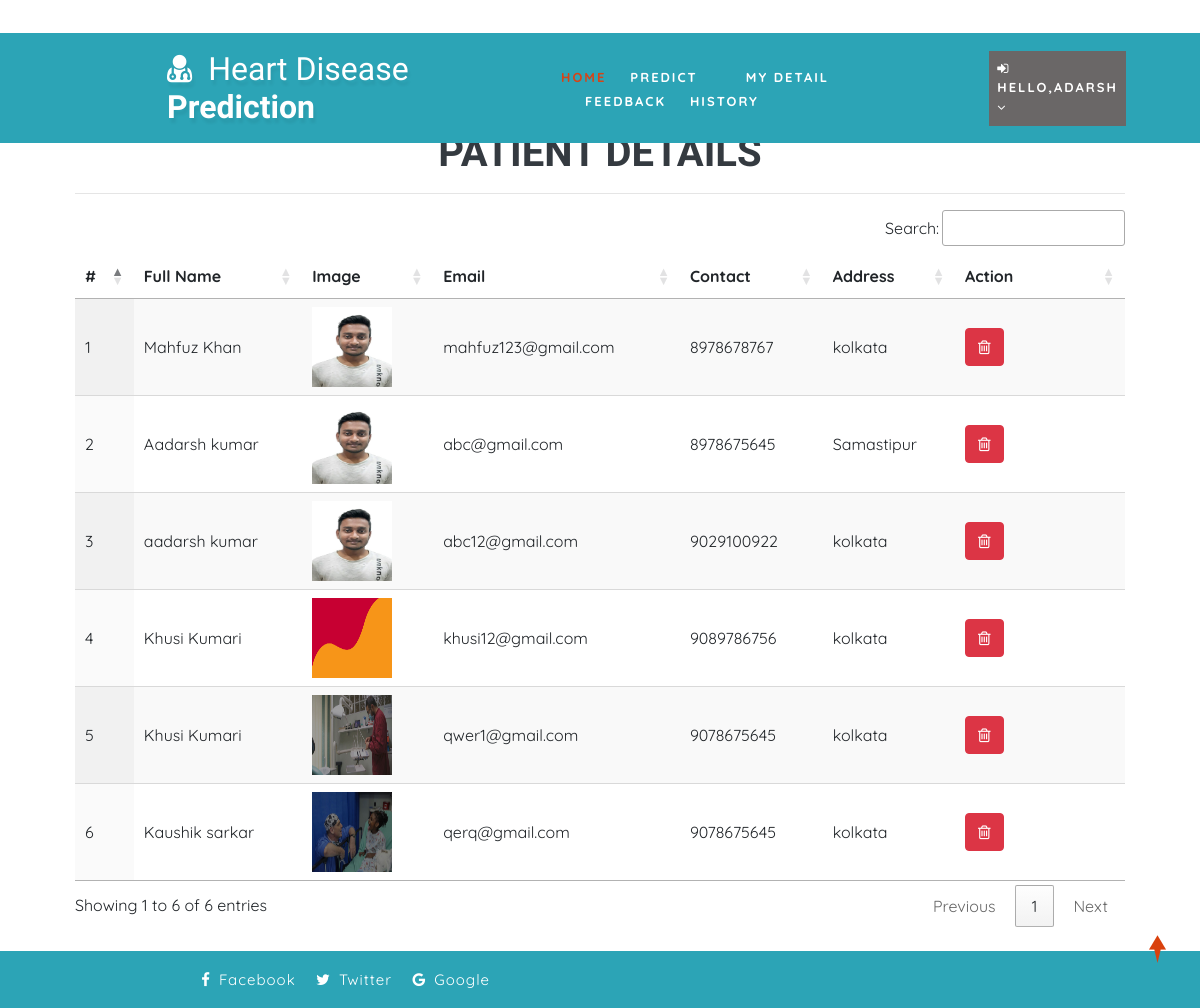
Screenshot of /view_patient (signed in) with the database file from the repository.
### health/models.py (models this page shows, shortened)
class Patient(models.Model):
    user = models.ForeignKey(User, on_delete=models.CASCADE, null=True)
    contact = models.CharField(max_length=100, null=True)
    address = models.CharField(max_length=100, null=True)
    dob = models.DateField(null=True)
    image = models.FileField(null=True)

### health/views.py (the view)
# urls.py: path('view_patient', View_Patient,name="view_patient"),
@login_required(login_url="login")
def View_Patient(request):
    patient = Patient.objects.all()
    d = {'patient':patient}
    return render(request,'view_patient.html',d)

### health/templates/view_patient.html
{% extends 'index.html' %}
{% load static %}
{% block body %}
<div class="container-fluid" style="width:90%;margin-top:8%">
                    <div class="container-fluid">
                        <h1 align="center" class="w3ls-title text-uppercase text-dark font-weight-bold">Patient Details</h1>
                         </div><hr>
                                <table id="example" class="display" style="width:100%">
                                  <thead>
                                    <tr>
                                      <th>#</th>
                                      <th>Full Name</th>
                                      <th>Image</th>
                                      <th>Email</th>
                                      <th>Contact</th>
                                      <th>Address</th>
                                      <th>Action</th>
                                  </tr>
                              </thead>
                              <tbody>
                              {% for i in patient %}
                                <tr>
                                  <td>{{forloop.counter}}</td>
                                  <td>{{i.user.first_name}} {{i.user.last_name}}</td>
                                  <td>{% if i.image %}<img src="{{i.image.url}}" style="width:80px;height:80px">{% endif %}</td>
                                  <td>{{i.user.email}}</td>
                                  <td>{{i.contact}}</td>
                                  <td>{{i.address}}</td>
                                  <td style="width:150px">
                                      <a href="{% url 'delete_patient' i.id %}" ><button class="btn btn-danger" onclick="return confirm('Are you sure?')"><i class="fa fa-trash-o"></i></button></a></td>
                              </tr>
                              {% endfor %}
                          </tbody>
                      </table>
                  </div>
{% endblock %}

### health/templates/index.html (shortened to what this page needs)
<!DOCTYPE html>
{% load static %}
<html lang="zxx">
<head>
	<link rel="stylesheet" href="{% static 'css/bootstrap.css' %}">
	<link href="{% static 'css/css_slider.css' %}" type="text/css" rel="stylesheet" media="all">
	<link rel="stylesheet" href="{% static 'css/style.css' %}" type="text/css" media="all" />
	<link href="{% static 'css/font-awesome.min.css' %}" rel="stylesheet">
<link rel='stylesheet' type='text/css' href="https://cdn.datatables.net/1.10.21/css/jquery.dataTables.min.css">
<link rel='stylesheet' type='text/css' href="https://cdn.datatables.net/buttons/1.6.2/css/buttons.dataTables.min.css">
</head>
<body>
	<div id="home" style="margin-bottom:2%">
		<header>
			<div class="top-bar py-3">
				<div class="container">
					<div class="row">
						<div class="col-xl-7 col-lg-6 col-md-4 top-social-agile text-md-right text-center mt-md-0 mt-2">
							<div class="row">
								<div class="col-xl-3 col-lg-4 col-6 top-w3layouts p-md-0 text-right">
								</div>
								<div class="col-xl-3 col-lg-4 col-6 header-w3layouts text-md-right text-left">
								</div>
							</div>
						</div>
					</div>
				</div>
			</div>
		</header>
		<div class="main-top" style="background:rgb(44, 164, 182)">
			<div class="container-fluid">
				<div class="header d-md-flex justify-content-between align-items-center py-3">
					<div id="logo" style="margin-left:13%">
						<h1>
							<a href="index.html">
								<span class="fa fa-user-md mr-2"></span>
								<span class="logo-sp">Heart Disease</span> Prediction
							</a>
						</h1>
					</div>
					{% if request.user.is_staff %}
					<div class="nav_w3ls" style="margin-right:4%">
						<nav>
							<label for="drop1" class="toggle">Menu</label>
							<input type="checkbox" id="drop1" />
							<ul class="menu" style="padding:15px;width:100%">
								<li class="mx-lg-4 mx-md-3 my-md-0 my-2"><a href="{% url 'admin_home' %}" >Home</a></li>
								<li>
									<label for="drop-2" class="toggle toogle-2"> <span class="fa fa-angle-down" aria-hidden="true"></span>
									</label>
									<a href="#"> Doctor <span class="fa fa-angle-down" aria-hidden="true"></span></a>
									<ul style="margin-top:2%;width:40%;margin-right:0%">
										<li style="width:100%;"><a href="/add_doctor" class="drop-text">Add Doctor</a></li>
										<li style="width:100%;"><a href="/view_doctor" class="drop-text">View Doctor</a></li>
									</ul>
								</li>
								<li class="mx-lg-4 mx-md-3 my-md-0 my-2"><a href="/view_patient">Patient</a></li>
								<li class="mx-lg-4 mx-md-3 my-md-0 my-2">
									<a href="/view_search_pat">Searched Data</a></li>
								<li><a href="/view_feedback">Feedback</a></li>
							</ul>
						</nav>
					</div>
					<div class="nav_w3ls" style="margin-right:3%">
						<nav>
							<label for="drop2" class="toggle">Menu</label>
							<input type="checkbox" id="drop2" />
							<ul class="menu">
								<li class="mx-lg-4 mx-md-3 my-md-0 my-2" style="background:red;padding:8px">
									<label for="drop-2" class="toggle toogle-2"> <span class="fa fa-angle-down" aria-hidden="true"></span>
									</label>
									<a href="#"><i class="fa fa-user"></i> {{request.user.username}} <span class="fa fa-angle-down" aria-hidden="true"></span></a>
									<ul style="margin-top:10%;width:80%;margin-right:5%">
										<li style="width:100%;"><a href="{% url 'change_password' %}" class="drop-text">Password</a></li>
										<li style="width:100%;"><a href="{% url 'logout' %}" class="drop-text">Logout</a></li>
									</ul>
								</li>
							</ul>
						</nav>
					</div>
					{% elif request.user.patient_set.all.0 %}
					<div class="nav_w3ls" style="margin-left:5%;font-weight:bold">
						<nav>
							<ul class="menu" style="padding:15px;width:100%">
								<li><a href="{% url 'patient_home' %}" class="active">Home</a></li>
								<li class="mx-lg-4 mx-md-3 my-md-0 my-2"><a href="/add_heartdetail">Predict</a></li>
								<li class="mx-lg-4 mx-md-3 my-md-0 my-2"><a href="/profile_doctor">My Detail</a></li>
								<li class="mx-lg-4 mx-md-3 my-md-0 my-2"><a href="/sent_feedback">Feedback</a></li>
								<li><a href="/view_search_pat">History</a></li>
							</ul>
						</nav>
					</div>
					<div class="nav_w3ls" style="margin-right:3%">
						<nav>
							<ul class="menu">
								<li class="mx-lg-4 mx-md-3 my-md-0 my-2" style="background:#6a6767;padding:8px">
									<a href="#"><i class="fa fa-sign-in"></i> Hello,{{request.user.username}} <span class="fa fa-angle-down" aria-hidden="true"></span></a>
								</li>
							</ul>
						</nav>
					</div>
					{% endif %}
				</div>
			</div>
		</div>
		{% block body %}
		{% endblock %}
	</div>
	<div class="copy-w3pvt" style="background:rgb(44, 164, 182);color:white">
		<div class="container py-3">
			<div class="row">
				<div class="col-lg-5 w3ls_footer_grid_left1_pos text-lg-right text-center mt-lg-0 mt-2">
					<ul style="color:white">
						<li>
							<a href="#" style="color:white" class="facebook">
								<span class="fa fa-facebook-f mr-2"></span>Facebook</a>
						</li>
						<li class="mx-3">
							<a href="#" style="color:white" class="twitter">
								<span class="fa fa-twitter mr-2"></span>Twitter</a>
						</li>
						<li>
							<a href="#" style="color:white" class="google">
								<span class="fa fa-google mr-2"></span>Google</a>
						</li>
					</ul>
				</div>
			</div>
		</div>
	</div>
	<a href="#home" style="color:white" class="move-top text-center"></a>
</body>
</html>

### health/static/css/style.css (style rules this page uses)
body { padding: 0; margin: 0; background: #FFF; font-family: 'Quicksand', sans-serif; }
body a, body button { transition: 0.5s all; -webkit-transition: 0.5s all; -moz-transition: 0.5s all; -o-transition: 0.5s all; -ms-transition: 0.5s all; text-decoration: none; }
html { scroll-behavior: smooth; }
h1, h2, h3, h4, h5, h6 { margin: 0; padding: 0; font-family: 'Mukta', sans-serif; }
ul, ol { margin: 0; padding: 0; }
a.move-top { width: 34px; height: 34px; background: url(../images/move-top.png) no-repeat; display: inline-block; position: fixed; bottom: 4%; right: 2%; z-index: 0; }
#home { position: relative; }
.main-top { position: absolute; z-index: 999; width: 100%; background: rgba(0, 0, 0, 0.4); }
nav { margin: 0; padding: 0; }
#logo a { float: left; display: initial; font-weight: 700; font-size: 32px; color: #fff; text-shadow: 2px 5px 3px rgba(0, 0, 0, 0.06); padding: 0; }
span.logo-sp { font-weight: 100; }
nav:after { content: ""; display: table; clear: both; }
nav ul { float: right; padding: 0; margin: 0; list-style: none; position: relative; }
nav ul li { margin: 0px; display: inline-block; float: left; }
nav a { padding: 0; color: #fff; font-size: 13px; letter-spacing: 2px; font-weight: 700; text-transform: uppercase; display: inline-block; transition: 0.5s all; -webkit-transition: 0.5s all; -moz-transition: 0.5s all; -o-transition: 0.5s all; -ms-transition: 0.5s all; }
.menu li a.active, .menu li a:hover { color: #2196f3; transition: 0.5s all; -webkit-transition: 0.5s all; -moz-transition: 0.5s all; -o-transition: 0.5s all; -ms-transition: 0.5s all; color: #d84315; }
li>a:only-child:after { content: ''; }
.w3ls_footer_grid_left1_pos ul li, ul.list-part li { display: inline-block; }
.w3ls_footer_grid_left1_pos ul li a { color: #000; text-decoration: none; letter-spacing: 1px; font-size: 15px; }

### rows the page displays
Patient: user.first_name "Mahfuz", user.last_name "Khan", image (picture), user.email "mahfuz123@gmail.com", contact "8978678767", address "kolkata"
Patient: user.first_name "Aadarsh", user.last_name "kumar", image (picture), user.email "abc@gmail.com", contact "8978675645", address "Samastipur"
Patient: user.first_name "aadarsh", user.last_name "kumar", image (picture), user.email "abc12@gmail.com", contact "9029100922", address "kolkata"
Patient: user.first_name "Khusi", user.last_name "Kumari", image (picture), user.email "khusi12@gmail.com", contact "9089786756", address "kolkata"
Patient: user.first_name "Khusi", user.last_name "Kumari", image (picture), user.email "qwer1@gmail.com", contact "9078675645", address "kolkata"
Patient: user.first_name "Kaushik", user.last_name "sarkar", image (picture), user.email "qerq@gmail.com", contact "9078675645", address "kolkata"

### other values shown
{{ request.user.username }} "ADARSH"
